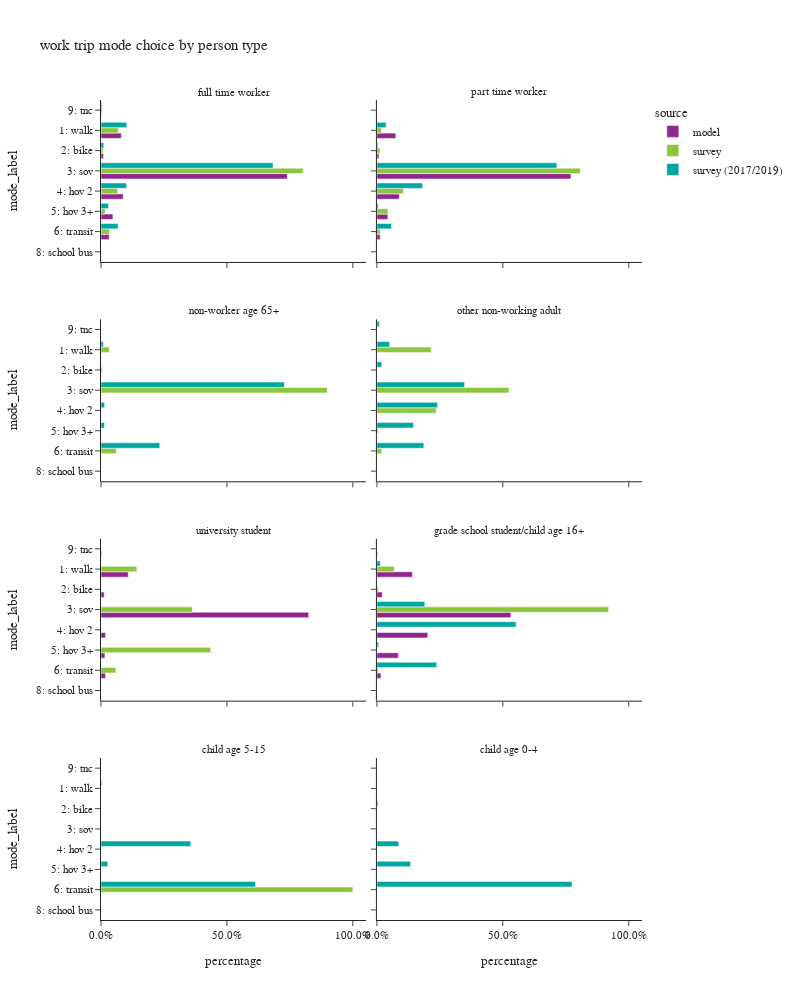

This figure's notebook cell:
### Code cell
plot_mode_choice(wk_trip,"pptyp_label",
                 {"pptyp_label":["full time worker","part time worker","non-worker age 65+","other non-working adult",
                                 "university student","grade school student/child age 16+","child age 5-15","child age 0-4"],
                  "mode_label":["1: walk","2: bike","3: sov","4: hov 2","5: hov 3+","6: transit",
                                   "8: school bus","9: other–survey only"]},
                  "person type",2,1000)

### Figure 1 — Plotly figure (JSON) as saved in the notebook; plotly's stock layout.template omitted (floating-point values rounded to 4 significant figures)
{"data": [{"alignmentgroup": "True", "customdata": [[1871], [233], [17124], [2036], [1095], [751], [47]], "hovertemplate": "source=model<br>pptyp_label=full time worker<br>percentage=%{x}<br>mode_label=%{y}<br>sample count=%{customdata[0]}<extra></extra>", "legendgroup": "model", "marker": {"color": "#91268F", "pattern": {"shape": ""}}, "name": "model", "offsetgroup": "model", "orientation": "h", "showlegend": true, "textposition": "auto", "type": "bar", "x": [0.0808, 0.01006, 0.7395, 0.08792, 0.04729, 0.03243, 0.00203], "xaxis": "x7", "y": ["1: walk", "2: bike", "3: sov", "4: hov 2", "5: hov 3+", "6: transit", "9: tnc"], "yaxis": "y7"}, {"alignmentgroup": "True", "customdata": [[329], [35], [3374], [389], [191], [57], [4]], "hovertemplate": "source=model<br>pptyp_label=part time worker<br>percentage=%{x}<br>mode_label=%{y}<br>sample count=%{customdata[0]}<extra></extra>", "legendgroup": "model", "marker": {"color": "#91268F", "pattern": {"shape": ""}}, "name": "model", "offsetgroup": "model", "orientation": "h", "showlegend": false, "textposition": "auto", "type": "bar", "x": [0.07513, 0.007993, 0.7705, 0.08883, 0.04362, 0.01302, 0.0009135], "xaxis": "x8", "y": ["1: walk", "2: bike", "3: sov", "4: hov 2", "5: hov 3+", "6: transit", "9: tnc"], "yaxis": "y8"}, {"alignmentgroup": "True", "customdata": [[42], [5], [320], [7], [6], [7], [1]], "hovertemplate": "source=model<br>pptyp_label=university student<br>percentage=%{x}<br>mode_label=%{y}<br>sample count=%{customdata[0]}<extra></extra>", "legendgroup": "model", "marker": {"color": "#91268F", "pattern": {"shape": ""}}, "name": "model", "offsetgroup": "model", "orientation": "h", "showlegend": false, "textposition": "auto", "type": "bar", "x": [0.1082, 0.01289, 0.8247, 0.01804, 0.01546, 0.01804, 0.002577], "xaxis": "x3", "y": ["1: walk", "2: bike", "3: sov", "4: hov 2", "5: hov 3+", "6: transit", "9: tnc"], "yaxis": "y3"}, {"alignmentgroup": "True", "customdata": [[53], [8], [200], [76], [32], [6], [1]], "hovertemplate": "source=model<br>pptyp_label=grade school student/child age 16+<br>percentage=%{x}<br>mode_label=%{y}<br>sample count=%{customdata[0]}<extra></extra>", "legendgroup": "model", "marker": {"color": "#91268F", "pattern": {"shape": ""}}, "name": "model", "offsetgroup": "model", "orientation": "h", "showlegend": false, "textposition": "auto", "type": "bar", "x": [0.141, 0.02128, 0.5319, 0.2021, 0.08511, 0.01596, 0.00266], "xaxis": "x4", "y": ["1: walk", "2: bike", "3: sov", "4: hov 2", "5: hov 3+", "6: transit", "9: tnc"], "yaxis": "y4"}, {"alignmentgroup": "True", "customdata": [[278], [113], [1274], [100], [44], [222], [9]], "hovertemplate": "source=survey<br>pptyp_label=full time worker<br>percentage=%{x}<br>mode_label=%{y}<br>sample count=%{customdata[0]}<extra></extra>", "legendgroup": "survey", "marker": {"color": "#8CC63E", "pattern": {"shape": ""}}, "name": "survey", "offsetgroup": "survey", "orientation": "h", "showlegend": true, "textposition": "auto", "type": "bar", "x": [0.06881, 0.007965, 0.8023, 0.06583, 0.01659, 0.03354, 0.005011], "xaxis": "x7", "y": ["1: walk", "2: bike", "3: sov", "4: hov 2", "5: hov 3+", "6: transit", "9: tnc"], "yaxis": "y7"}, {"alignmentgroup": "True", "customdata": [[33], [17], [234], [32], [7], [17], [2]], "hovertemplate": "source=survey<br>pptyp_label=part time worker<br>percentage=%{x}<br>mode_label=%{y}<br>sample count=%{customdata[0]}<extra></extra>", "legendgroup": "survey", "marker": {"color": "#8CC63E", "pattern": {"shape": ""}}, "name": "survey", "offsetgroup": "survey", "orientation": "h", "showlegend": false, "textposition": "auto", "type": "bar", "x": [0.01796, 0.01204, 0.8079, 0.1053, 0.04392, 0.01281, 0.0001001], "xaxis": "x8", "y": ["1: walk", "2: bike", "3: sov", "4: hov 2", "5: hov 3+", "6: transit", "9: tnc"], "yaxis": "y8"}, {"alignmentgroup": "True", "customdata": [[3], [2], [20], [1], [1]], "hovertemplate": "source=survey<br>pptyp_label=non-worker age 65+<br>percentage=%{x}<br>mode_label=%{y}<br>sample count=%{customdata[0]}<extra></extra>", "legendgroup": "survey", "marker": {"color": "#8CC63E", "pattern": {"shape": ""}}, "name": "survey", "offsetgroup": "survey", "orientation": "h", "showlegend": false, "textposition": "auto", "type": "bar", "x": [0.033, 0.005122, 0.8984, 0.00225, 0.06126], "xaxis": "x5", "y": ["1: walk", "2: bike", "3: sov", "4: hov 2", "6: transit"], "yaxis": "y5"}, {"alignmentgroup": "True", "customdata": [[2], [12], [7], [2], [5]], "hovertemplate": "source=survey<br>pptyp_label=other non-working adult<br>percentage=%{x}<br>mode_label=%{y}<br>sample count=%{customdata[0]}<extra></extra>", "legendgroup": "survey", "marker": {"color": "#8CC63E", "pattern": {"shape": ""}}, "name": "survey", "offsetgroup": "survey", "orientation": "h", "showlegend": false, "textposition": "auto", "type": "bar", "x": [0.2156, 0.5246, 0.2354, 0.005212, 0.01919], "xaxis": "x6", "y": ["1: walk", "3: sov", "4: hov 2", "5: hov 3+", "6: transit"], "yaxis": "y6"}, {"alignmentgroup": "True", "customdata": [[15], [1], [14], [4], [7]], "hovertemplate": "source=survey<br>pptyp_label=university student<br>percentage=%{x}<br>mode_label=%{y}<br>sample count=%{customdata[0]}<extra></extra>", "legendgroup": "survey", "marker": {"color": "#8CC63E", "pattern": {"shape": ""}}, "name": "survey", "offsetgroup": "survey", "orientation": "h", "showlegend": false, "textposition": "auto", "type": "bar", "x": [0.1422, 0.0005069, 0.3626, 0.4357, 0.05893], "xaxis": "x3", "y": ["1: walk", "2: bike", "3: sov", "5: hov 3+", "6: transit"], "yaxis": "y3"}, {"alignmentgroup": "True", "customdata": [[1], [1], [8], [1]], "hovertemplate": "source=survey<br>pptyp_label=grade school student/child age 16+<br>percentage=%{x}<br>mode_label=%{y}<br>sample count=%{customdata[0]}<extra></extra>", "legendgroup": "survey", "marker": {"color": "#8CC63E", "pattern": {"shape": ""}}, "name": "survey", "offsetgroup": "survey", "orientation": "h", "showlegend": false, "textposition": "auto", "type": "bar", "x": [0.06881, 0.005533, 0.9204, 0.005301], "xaxis": "x4", "y": ["1: walk", "2: bike", "3: sov", "6: transit"], "yaxis": "y4"}, {"alignmentgroup": "True", "customdata": [[1]], "hovertemplate": "source=survey<br>pptyp_label=child age 5-15<br>percentage=%{x}<br>mode_label=%{y}<br>sample count=%{customdata[0]}<extra></extra>", "legendgroup": "survey", "marker": {"color": "#8CC63E", "pattern": {"shape": ""}}, "name": "survey", "offsetgroup": "survey", "orientation": "h", "showlegend": false, "textposition": "auto", "type": "bar", "x": [1.0], "xaxis": "x", "y": ["6: transit"], "yaxis": "y"}, {"alignmentgroup": "True", "customdata": [[1298], [195], [2938], [481], [134], [1299], [4], [75]], "hovertemplate": "source=survey (2017/2019)<br>pptyp_label=full time worker<br>percentage=%{x}<br>mode_label=%{y}<br>sample count=%{customdata[0]}<extra></extra>", "legendgroup": "survey (2017/2019)", "marker": {"color": "#00A7A0", "pattern": {"shape": ""}}, "name": "survey (2017/2019)", "offsetgroup": "survey (2017/2019)", "orientation": "h", "showlegend": true, "textposition": "auto", "type": "bar", "x": [0.1022, 0.01104, 0.6833, 0.1015, 0.02994, 0.06816, 0.0001825, 0.003615], "xaxis": "x7", "y": ["1: walk", "2: bike", "3: sov", "4: hov 2", "5: hov 3+", "6: transit", "8: school bus", "9: tnc"], "yaxis": "y7"}, {"alignmentgroup": "True", "customdata": [[145], [36], [477], [87], [35], [137], [8], [13]], "hovertemplate": "source=survey (2017/2019)<br>pptyp_label=part time worker<br>percentage=%{x}<br>mode_label=%{y}<br>sample count=%{customdata[0]}<extra></extra>", "legendgroup": "survey (2017/2019)", "marker": {"color": "#00A7A0", "pattern": {"shape": ""}}, "name": "survey (2017/2019)", "offsetgroup": "survey (2017/2019)", "orientation": "h", "showlegend": false, "textposition": "auto", "type": "bar", "x": [0.03647, 0.003566, 0.7145, 0.1812, 0.004982, 0.05801, 0.0006568, 0.0005867], "xaxis": "x8", "y": ["1: walk", "2: bike", "3: sov", "4: hov 2", "5: hov 3+", "6: transit", "8: school bus", "9: tnc"], "yaxis": "y8"}, {"alignmentgroup": "True", "customdata": [[9], [1], [31], [1], [1], [7]], "hovertemplate": "source=survey (2017/2019)<br>pptyp_label=non-worker age 65+<br>percentage=%{x}<br>mode_label=%{y}<br>sample count=%{customdata[0]}<extra></extra>", "legendgroup": "survey (2017/2019)", "marker": {"color": "#00A7A0", "pattern": {"shape": ""}}, "name": "survey (2017/2019)", "offsetgroup": "survey (2017/2019)", "orientation": "h", "showlegend": false, "textposition": "auto", "type": "bar", "x": [0.00932, 0.0004637, 0.7283, 0.01463, 0.01395, 0.2334], "xaxis": "x5", "y": ["1: walk", "2: bike", "3: sov", "4: hov 2", "5: hov 3+", "6: transit"], "yaxis": "y5"}, {"alignmentgroup": "True", "customdata": [[16], [6], [54], [18], [6], [25], [3]], "hovertemplate": "source=survey (2017/2019)<br>pptyp_label=other non-working adult<br>percentage=%{x}<br>mode_label=%{y}<br>sample count=%{customdata[0]}<extra></extra>", "legendgroup": "survey (2017/2019)", "marker": {"color": "#00A7A0", "pattern": {"shape": ""}}, "name": "survey (2017/2019)", "offsetgroup": "survey (2017/2019)", "orientation": "h", "showlegend": false, "textposition": "auto", "type": "bar", "x": [0.05008, 0.0193, 0.3483, 0.2408, 0.145, 0.1863, 0.01028], "xaxis": "x6", "y": ["1: walk", "2: bike", "3: sov", "4: hov 2", "5: hov 3+", "6: transit", "9: tnc"], "yaxis": "y6"}, {"alignmentgroup": "True", "customdata": [[3], [3], [3], [1], [2]], "hovertemplate": "source=survey (2017/2019)<br>pptyp_label=grade school student/child age 16+<br>percentage=%{x}<br>mode_label=%{y}<br>sample count=%{customdata[0]}<extra></extra>", "legendgroup": "survey (2017/2019)", "marker": {"color": "#00A7A0", "pattern": {"shape": ""}}, "name": "survey (2017/2019)", "offsetgroup": "survey (2017/2019)", "orientation": "h", "showlegend": false, "textposition": "auto", "type": "bar", "x": [0.01319, 0.1901, 0.5525, 0.006616, 0.2376], "xaxis": "x4", "y": ["1: walk", "3: sov", "4: hov 2", "5: hov 3+", "6: transit"], "yaxis": "y4"}, {"alignmentgroup": "True", "customdata": [[3], [3], [4], [3]], "hovertemplate": "source=survey (2017/2019)<br>pptyp_label=child age 5-15<br>percentage=%{x}<br>mode_label=%{y}<br>sample count=%{customdata[0]}<extra></extra>", "legendgroup": "survey (2017/2019)", "marker": {"color": "#00A7A0", "pattern": {"shape": ""}}, "name": "survey (2017/2019)", "offsetgroup": "survey (2017/2019)", "orientation": "h", "showlegend": false, "textposition": "auto", "type": "bar", "x": [0.003228, 0.3566, 0.02694, 0.6133], "xaxis": "x", "y": ["1: walk", "4: hov 2", "5: hov 3+", "6: transit"], "yaxis": "y"}, {"alignmentgroup": "True", "customdata": [[1], [1], [2], [10], [1]], "hovertemplate": "source=survey (2017/2019)<br>pptyp_label=child age 0-4<br>percentage=%{x}<br>mode_label=%{y}<br>sample count=%{customdata[0]}<extra></extra>", "legendgroup": "survey (2017/2019)", "marker": {"color": "#00A7A0", "pattern": {"shape": ""}}, "name": "survey (2017/2019)", "offsetgroup": "survey (2017/2019)", "orientation": "h", "showlegend": false, "textposition": "auto", "type": "bar", "x": [0.001026, 0.004058, 0.08671, 0.1335, 0.7747], "xaxis": "x2", "y": ["1: walk", "2: bike", "4: hov 2", "5: hov 3+", "6: transit"], "yaxis": "y2"}], "layout": {"annotations": [{"font": {}, "showarrow": false, "text": "child age 5-15", "x": 0.245, "xanchor": "center", "xref": "paper", "y": 0.1975, "yanchor": "bottom", "yref": "paper"}, {"font": {}, "showarrow": false, "text": "child age 0-4", "x": 0.755, "xanchor": "center", "xref": "paper", "y": 0.1975, "yanchor": "bottom", "yref": "paper"}, {"font": {}, "showarrow": false, "text": "university student", "x": 0.245, "xanchor": "center", "xref": "paper", "y": 0.465, "yanchor": "bottom", "yref": "paper"}, {"font": {}, "showarrow": false, "text": "grade school student/child age 16+", "x": 0.755, "xanchor": "center", "xref": "paper", "y": 0.465, "yanchor": "bottom", "yref": "paper"}, {"font": {}, "showarrow": false, "text": "non-worker age 65+", "x": 0.245, "xanchor": "center", "xref": "paper", "y": 0.7325, "yanchor": "bottom", "yref": "paper"}, {"font": {}, "showarrow": false, "text": "other non-working adult", "x": 0.755, "xanchor": "center", "xref": "paper", "y": 0.7325, "yanchor": "bottom", "yref": "paper"}, {"font": {}, "showarrow": false, "text": "full time worker", "x": 0.245, "xanchor": "center", "xref": "paper", "y": 1.0, "yanchor": "bottom", "yref": "paper"}, {"font": {}, "showarrow": false, "text": "part time worker", "x": 0.755, "xanchor": "center", "xref": "paper", "y": 1.0, "yanchor": "bottom", "yref": "paper"}], "barmode": "group", "height": 1000, "legend": {"title": {"text": "source"}, "tracegroupgap": 0}, "title": {"text": "work trip mode choice by person type"}, "width": 800, "xaxis": {"anchor": "y", "domain": [0.0, 0.49], "tickformat": ".1%", "title": {"text": "percentage"}}, "xaxis2": {"anchor": "y2", "domain": [0.51, 1.0], "matches": "x", "tickformat": ".1%", "title": {"text": "percentage"}}, "xaxis3": {"anchor": "y3", "domain": [0.0, 0.49], "matches": "x", "showticklabels": false, "tickformat": ".1%"}, "xaxis4": {"anchor": "y4", "domain": [0.51, 1.0], "matches": "x", "showticklabels": false, "tickformat": ".1%"}, "xaxis5": {"anchor": "y5", "domain": [0.0, 0.49], "matches": "x", "showticklabels": false, "tickformat": ".1%"}, "xaxis6": {"anchor": "y6", "domain": [0.51, 1.0], "matches": "x", "showticklabels": false, "tickformat": ".1%"}, "xaxis7": {"anchor": "y7", "domain": [0.0, 0.49], "matches": "x", "showticklabels": false, "tickformat": ".1%"}, "xaxis8": {"anchor": "y8", "domain": [0.51, 1.0], "matches": "x", "showticklabels": false, "tickformat": ".1%"}, "yaxis": {"anchor": "x", "categoryarray": ["9: other–survey only", "8: school bus", "6: transit", "5: hov 3+", "4: hov 2", "3: sov", "2: bike", "1: walk"], "categoryorder": "array", "domain": [0.0, 0.1975], "title": {"text": "mode_label"}}, "yaxis2": {"anchor": "x2", "domain": [0.0, 0.1975], "matches": "y", "showticklabels": false}, "yaxis3": {"anchor": "x3", "categoryarray": ["9: other–survey only", "8: school bus", "6: transit", "5: hov 3+", "4: hov 2", "3: sov", "2: bike", "1: walk"], "categoryorder": "array", "domain": [0.2675, 0.465], "matches": "y", "title": {"text": "mode_label"}}, "yaxis4": {"anchor": "x4", "domain": [0.2675, 0.465], "matches": "y", "showticklabels": false}, "yaxis5": {"anchor": "x5", "categoryarray": ["9: other–survey only", "8: school bus", "6: transit", "5: hov 3+", "4: hov 2", "3: sov", "2: bike", "1: walk"], "categoryorder": "array", "domain": [0.535, 0.7325], "matches": "y", "title": {"text": "mode_label"}}, "yaxis6": {"anchor": "x6", "domain": [0.535, 0.7325], "matches": "y", "showticklabels": false}, "yaxis7": {"anchor": "x7", "categoryarray": ["9: other–survey only", "8: school bus", "6: transit", "5: hov 3+", "4: hov 2", "3: sov", "2: bike", "1: walk"], "categoryorder": "array", "domain": [0.8025, 1.0], "matches": "y", "title": {"text": "mode_label"}}, "yaxis8": {"anchor": "x8", "domain": [0.8025, 1.0], "matches": "y", "showticklabels": false}}}
